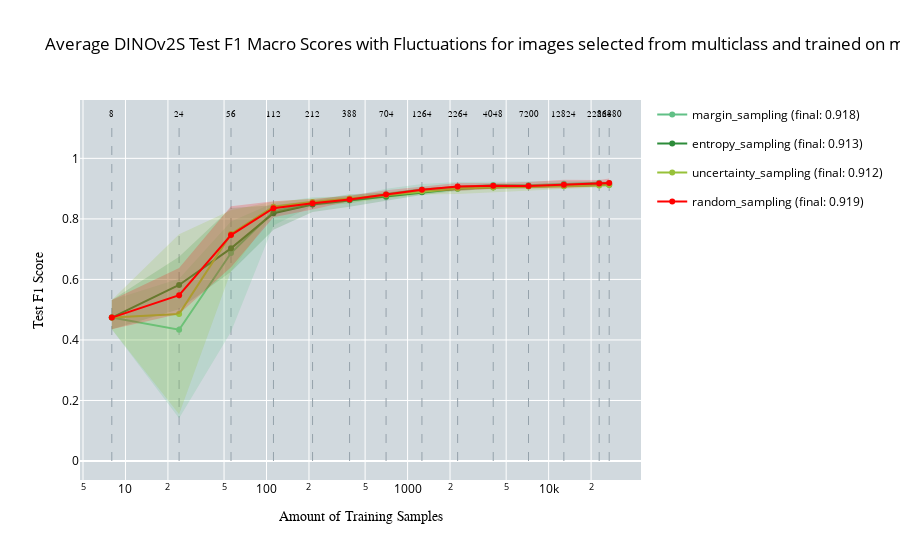

Notebook code for this chart:
### Code cell
import pickle
import numpy as np
import os
import plotly.graph_objects as go

def read_and_average_test_f1(root_folder, run_folders, filename_template, file_indices):
    """
    Reads pickle files for a specific strategy, extracts test F1 scores, and computes their average across runs.
    """
    performance_test_data_all = []

    for run_folder, file_index in zip(run_folders, file_indices):
        pickle_filename = filename_template.format(file_index)  # Dynamically generate filenames
        pickle_path = os.path.join(root_folder, run_folder, pickle_filename)
        
        print(f"Loading pickle file: {pickle_path}")
        with open(pickle_path, 'rb') as pickle_file:
            results = pickle.load(pickle_file)
            performance_test_data_all.append(results["test_f1_scores_macro"])

    # Calculate the average test F1 score across runs
    average_test_f1 = np.mean(performance_test_data_all, axis=0)
    return average_test_f1

def read_test_f1_min_max(root_folder, run_folders, filename_template, file_indices):
    """
    Reads pickle files for a specific strategy, extracts test F1 scores, and computes their min and max across runs.
    """
    performance_test_data_all = []

    for run_folder, file_index in zip(run_folders, file_indices):
        pickle_filename = filename_template.format(file_index)  # Dynamically generate filenames
        pickle_path = os.path.join(root_folder, run_folder, pickle_filename)
        
        print(f"Loading pickle file: {pickle_path}")
        with open(pickle_path, 'rb') as pickle_file:
            results = pickle.load(pickle_file)
            performance_test_data_all.append(results["test_f1_scores_macro"])

    # Convert to a NumPy array for easier computation
    performance_test_data_all = np.array(performance_test_data_all)
    # Calculate min and max F1 scores across runs
    min_f1 = np.min(performance_test_data_all, axis=0)
    max_f1 = np.max(performance_test_data_all, axis=0)

    return min_f1, max_f1

def plot_all_test_performance_with_fluctuations(no_of_samples, performances, min_max_values, strategies, title, x_axes, y_axes):
    """
    Plots the average test F1 scores of multiple strategies with fluctuation ranges shaded.
    """
    fig = go.Figure()
    fig.update_layout(plot_bgcolor='rgb(209, 217, 222)')

    # Add dashed lines for sample numbers and text labels on top of the graph
    samples_text = [str(f) for f in no_of_samples]
    for line, label in zip(no_of_samples, samples_text):
        fig.add_trace(go.Scatter(
            x=[line, line],
            y=[0, 1.12],
            mode='lines',
            line=dict(dash='dash', color='rgb(149, 162, 171)', width=1),
            showlegend=False
        ))

        fig.add_trace(go.Scatter(
            x=[line],
            y=[1.13],
            mode='text',
            marker=dict(size=0),
            text=[label],
            textposition='top center',
            showlegend=False,
            textfont=dict(family='Arial', color='black', size=8.5)
        ))

    # Define the color palette, with random sampling in red and other strategies in different shades of green
    colors = [
        'rgb(97, 192, 134)',  # Green for margin sampling
        'rgb(45, 140, 58)',   # Darker green for entropy sampling
        'rgb(151, 193, 57)',  # Lighter green for uncertainty sampling
        'rgb(255, 0, 0)'      # Red for random sampling
    ]

    # Add traces for each strategy
    for idx, (performance, (min_performance, max_performance), strategy) in enumerate(zip(performances, min_max_values, strategies)):
        # Ensure random sampling is always red
        color = colors[strategies.index(strategy)]
        
        # Add the shaded region (fluctuation range)
        fig.add_trace(go.Scatter(
            x=no_of_samples + no_of_samples[::-1],
            y=list(max_performance) + list(min_performance)[::-1],
            fill='toself',
            fillcolor=color.replace('rgb', 'rgba').replace(')', ',0.2)'),  # Add transparency
            line=dict(width=0),  # No border for shaded region
            showlegend=False,  # Don't show a separate legend entry for the shaded region
            legendgroup=strategy  # Group with the corresponding line
        ))
        
        # Add the average line
        fig.add_trace(go.Scatter(
            x=no_of_samples,
            y=performance,
            name=f"{strategy} (final: {performance[-1]:.3f})",
            marker=dict(color=color),
            textfont=dict(family="Arial", size=11),
            line=dict(width=2),
            legendgroup=strategy  # Group with the shaded region
        ))

    fig.update_layout(
        title_text=str(title),
        legend=dict(font=dict(color='black')),
        title_font_color='black'
    )

    # Set the x-axis to be on a log scale
    fig.update_xaxes(
        title_text=str(x_axes),
        title_font=dict(color="black", family="Arial"),
        tickfont_color='black',
        type="log"
    )

    # Update y-axis for test F1 score
    fig.update_yaxes(
        title_text=str(y_axes),
        title_font=dict(color="black", family="Arial"),
        tickfont_color='black'
    )

    fig.show()

# Define file paths and folders for each strategy
strategies = ['margin_sampling', 'entropy_sampling', 'uncertainty_sampling', 'random_sampling']
root_folders = {
    'margin_sampling': "/home/woody/iwfa/iwfa044h/CleanLab_Test/ActiveLearningApproaches/EOD/DInoS/multilabel_from_multiclass_2/AL/MS",
    'entropy_sampling': "/home/woody/iwfa/iwfa044h/CleanLab_Test/ActiveLearningApproaches/EOD/DInoS/multilabel_from_multiclass_2/AL/ES",
    'uncertainty_sampling': "/home/woody/iwfa/iwfa044h/CleanLab_Test/ActiveLearningApproaches/EOD/DInoS/multilabel_from_multiclass_2/AL/US",
    'random_sampling': "/home/woody/iwfa/iwfa044h/CleanLab_Test/ActiveLearningApproaches/EOD/DInoS/multilabel_from_multiclass_2/RS"
}
run_folders = [f"run{i}" for i in range(1, 6)]
file_indices = [2, 3, 4, 5, 6]  # Corresponding indices for the filenames

# Template for filenames for each strategy
filename_templates = {
    'margin_sampling': "AL_margin_sampling_results_for_multilabel_classification_s4{}.pickle",
    'entropy_sampling': "AL_entropy_sampling_results_for_multilabel_classification_s4{}.pickle",
    'uncertainty_sampling': "AL_uncertainty_sampling_results_for_multilabel_classification_s4{}.pickle",
    'random_sampling': "random_sampling_results_for_multilabel_classification_s4{}.pickle"
}

# Sample counts
no_of_samples = [8, 24, 56, 112, 212, 388, 704, 1264, 2264, 4048, 7200, 12824, 22824, 26880]

# Calculate averages and fluctuation ranges for each strategy
performances = []
min_max_values = []
for strategy in strategies:
    average_f1 = read_and_average_test_f1(
        root_folder=root_folders[strategy],
        run_folders=run_folders,
        filename_template=filename_templates[strategy],
        file_indices=file_indices
    )
    min_f1, max_f1 = read_test_f1_min_max(
        root_folder=root_folders[strategy],
        run_folders=run_folders,
        filename_template=filename_templates[strategy],
        file_indices=file_indices
    )
    performances.append(average_f1)
    min_max_values.append((min_f1, max_f1))

# Plot the results with fluctuation shading
plot_all_test_performance_with_fluctuations(
    no_of_samples, 
    performances, 
    min_max_values, 
    strategies, 
    title="Average DINOv2S Test F1 Macro Scores with Fluctuations for images selected from multiclass and trained on multilabel",
    x_axes="Amount of Training Samples",
    y_axes="Test F1 Score"
)

### Figure 1 — Plotly figure (JSON) as saved in the notebook; plotly's stock layout.template omitted (floating-point values rounded to 4 significant figures)
{"data": [{"line": {"color": "rgb(149, 162, 171)", "dash": "dash", "width": 1}, "mode": "lines", "showlegend": false, "type": "scatter", "x": [8, 8], "y": [0, 1.12]}, {"marker": {"size": 0}, "mode": "text", "showlegend": false, "text": ["8"], "textfont": {"color": "black", "family": "Arial", "size": 8.5}, "textposition": "top center", "type": "scatter", "x": [8], "y": [1.13]}, {"line": {"color": "rgb(149, 162, 171)", "dash": "dash", "width": 1}, "mode": "lines", "showlegend": false, "type": "scatter", "x": [24, 24], "y": [0, 1.12]}, {"marker": {"size": 0}, "mode": "text", "showlegend": false, "text": ["24"], "textfont": {"color": "black", "family": "Arial", "size": 8.5}, "textposition": "top center", "type": "scatter", "x": [24], "y": [1.13]}, {"line": {"color": "rgb(149, 162, 171)", "dash": "dash", "width": 1}, "mode": "lines", "showlegend": false, "type": "scatter", "x": [56, 56], "y": [0, 1.12]}, {"marker": {"size": 0}, "mode": "text", "showlegend": false, "text": ["56"], "textfont": {"color": "black", "family": "Arial", "size": 8.5}, "textposition": "top center", "type": "scatter", "x": [56], "y": [1.13]}, {"line": {"color": "rgb(149, 162, 171)", "dash": "dash", "width": 1}, "mode": "lines", "showlegend": false, "type": "scatter", "x": [112, 112], "y": [0, 1.12]}, {"marker": {"size": 0}, "mode": "text", "showlegend": false, "text": ["112"], "textfont": {"color": "black", "family": "Arial", "size": 8.5}, "textposition": "top center", "type": "scatter", "x": [112], "y": [1.13]}, {"line": {"color": "rgb(149, 162, 171)", "dash": "dash", "width": 1}, "mode": "lines", "showlegend": false, "type": "scatter", "x": [212, 212], "y": [0, 1.12]}, {"marker": {"size": 0}, "mode": "text", "showlegend": false, "text": ["212"], "textfont": {"color": "black", "family": "Arial", "size": 8.5}, "textposition": "top center", "type": "scatter", "x": [212], "y": [1.13]}, {"line": {"color": "rgb(149, 162, 171)", "dash": "dash", "width": 1}, "mode": "lines", "showlegend": false, "type": "scatter", "x": [388, 388], "y": [0, 1.12]}, {"marker": {"size": 0}, "mode": "text", "showlegend": false, "text": ["388"], "textfont": {"color": "black", "family": "Arial", "size": 8.5}, "textposition": "top center", "type": "scatter", "x": [388], "y": [1.13]}, {"line": {"color": "rgb(149, 162, 171)", "dash": "dash", "width": 1}, "mode": "lines", "showlegend": false, "type": "scatter", "x": [704, 704], "y": [0, 1.12]}, {"marker": {"size": 0}, "mode": "text", "showlegend": false, "text": ["704"], "textfont": {"color": "black", "family": "Arial", "size": 8.5}, "textposition": "top center", "type": "scatter", "x": [704], "y": [1.13]}, {"line": {"color": "rgb(149, 162, 171)", "dash": "dash", "width": 1}, "mode": "lines", "showlegend": false, "type": "scatter", "x": [1264, 1264], "y": [0, 1.12]}, {"marker": {"size": 0}, "mode": "text", "showlegend": false, "text": ["1264"], "textfont": {"color": "black", "family": "Arial", "size": 8.5}, "textposition": "top center", "type": "scatter", "x": [1264], "y": [1.13]}, {"line": {"color": "rgb(149, 162, 171)", "dash": "dash", "width": 1}, "mode": "lines", "showlegend": false, "type": "scatter", "x": [2264, 2264], "y": [0, 1.12]}, {"marker": {"size": 0}, "mode": "text", "showlegend": false, "text": ["2264"], "textfont": {"color": "black", "family": "Arial", "size": 8.5}, "textposition": "top center", "type": "scatter", "x": [2264], "y": [1.13]}, {"line": {"color": "rgb(149, 162, 171)", "dash": "dash", "width": 1}, "mode": "lines", "showlegend": false, "type": "scatter", "x": [4048, 4048], "y": [0, 1.12]}, {"marker": {"size": 0}, "mode": "text", "showlegend": false, "text": ["4048"], "textfont": {"color": "black", "family": "Arial", "size": 8.5}, "textposition": "top center", "type": "scatter", "x": [4048], "y": [1.13]}, {"line": {"color": "rgb(149, 162, 171)", "dash": "dash", "width": 1}, "mode": "lines", "showlegend": false, "type": "scatter", "x": [7200, 7200], "y": [0, 1.12]}, {"marker": {"size": 0}, "mode": "text", "showlegend": false, "text": ["7200"], "textfont": {"color": "black", "family": "Arial", "size": 8.5}, "textposition": "top center", "type": "scatter", "x": [7200], "y": [1.13]}, {"line": {"color": "rgb(149, 162, 171)", "dash": "dash", "width": 1}, "mode": "lines", "showlegend": false, "type": "scatter", "x": [12824, 12824], "y": [0, 1.12]}, {"marker": {"size": 0}, "mode": "text", "showlegend": false, "text": ["12824"], "textfont": {"color": "black", "family": "Arial", "size": 8.5}, "textposition": "top center", "type": "scatter", "x": [12824], "y": [1.13]}, {"line": {"color": "rgb(149, 162, 171)", "dash": "dash", "width": 1}, "mode": "lines", "showlegend": false, "type": "scatter", "x": [22824, 22824], "y": [0, 1.12]}, {"marker": {"size": 0}, "mode": "text", "showlegend": false, "text": ["22824"], "textfont": {"color": "black", "family": "Arial", "size": 8.5}, "textposition": "top center", "type": "scatter", "x": [22824], "y": [1.13]}, {"line": {"color": "rgb(149, 162, 171)", "dash": "dash", "width": 1}, "mode": "lines", "showlegend": false, "type": "scatter", "x": [26880, 26880], "y": [0, 1.12]}, {"marker": {"size": 0}, "mode": "text", "showlegend": false, "text": ["26880"], "textfont": {"color": "black", "family": "Arial", "size": 8.5}, "textposition": "top center", "type": "scatter", "x": [26880], "y": [1.13]}, {"fill": "toself", "fillcolor": "rgba(97, 192, 134,0.2)", "legendgroup": "margin_sampling", "line": {"width": 0}, "showlegend": false, "type": "scatter", "x": [8, 24, 56, 112, 212, 388, 704, 1264, 2264, 4048, 7200, 12824, 22824, 26880, 26880, 22824, 12824, 7200, 4048, 2264, 1264, 704, 388, 212, 112, 56, 24, 8], "y": [0.5318, 0.6018, 0.7912, 0.8521, 0.8719, 0.8748, 0.8997, 0.9149, 0.922, 0.9235, 0.9249, 0.9251, 0.9249, 0.9233, 0.9135, 0.9125, 0.9063, 0.8993, 0.9, 0.895, 0.8832, 0.8742, 0.8506, 0.8425, 0.7779, 0.427, 0.1411, 0.4351]}, {"legendgroup": "margin_sampling", "line": {"width": 2}, "marker": {"color": "rgb(97, 192, 134)"}, "name": "margin_sampling (final: 0.918)", "textfont": {"family": "Arial", "size": 11}, "type": "scatter", "x": [8, 24, 56, 112, 212, 388, 704, 1264, 2264, 4048, 7200, 12824, 22824, 26880], "y": [0.4739, 0.4337, 0.6871, 0.8245, 0.8529, 0.8629, 0.8816, 0.8971, 0.9049, 0.9117, 0.9115, 0.9163, 0.9193, 0.9179]}, {"fill": "toself", "fillcolor": "rgba(45, 140, 58,0.2)", "legendgroup": "entropy_sampling", "line": {"width": 0}, "showlegend": false, "type": "scatter", "x": [8, 24, 56, 112, 212, 388, 704, 1264, 2264, 4048, 7200, 12824, 22824, 26880, 26880, 22824, 12824, 7200, 4048, 2264, 1264, 704, 388, 212, 112, 56, 24, 8], "y": [0.5318, 0.6745, 0.8357, 0.8447, 0.8608, 0.8813, 0.8865, 0.9021, 0.9078, 0.91, 0.9126, 0.9124, 0.9166, 0.9194, 0.9069, 0.9108, 0.9065, 0.9052, 0.9001, 0.8924, 0.879, 0.86, 0.8401, 0.823, 0.7644, 0.6253, 0.5016, 0.4351]}, {"legendgroup": "entropy_sampling", "line": {"width": 2}, "marker": {"color": "rgb(45, 140, 58)"}, "name": "entropy_sampling (final: 0.913)", "textfont": {"family": "Arial", "size": 11}, "type": "scatter", "x": [8, 24, 56, 112, 212, 388, 704, 1264, 2264, 4048, 7200, 12824, 22824, 26880], "y": [0.4739, 0.5816, 0.7026, 0.8189, 0.8474, 0.8612, 0.8734, 0.8879, 0.8993, 0.9049, 0.9076, 0.9094, 0.9136, 0.9126]}, {"fill": "toself", "fillcolor": "rgba(151, 193, 57,0.2)", "legendgroup": "uncertainty_sampling", "line": {"width": 0}, "showlegend": false, "type": "scatter", "x": [8, 24, 56, 112, 212, 388, 704, 1264, 2264, 4048, 7200, 12824, 22824, 26880, 26880, 22824, 12824, 7200, 4048, 2264, 1264, 704, 388, 212, 112, 56, 24, 8], "y": [0.5318, 0.7495, 0.8283, 0.8576, 0.8676, 0.876, 0.8876, 0.8973, 0.9106, 0.9122, 0.9163, 0.9162, 0.9182, 0.9199, 0.9061, 0.9034, 0.8988, 0.8938, 0.8872, 0.8821, 0.8805, 0.8658, 0.8527, 0.8435, 0.8192, 0.6269, 0.1542, 0.4351]}, {"legendgroup": "uncertainty_sampling", "line": {"width": 2}, "marker": {"color": "rgb(151, 193, 57)"}, "name": "uncertainty_sampling (final: 0.912)", "textfont": {"family": "Arial", "size": 11}, "type": "scatter", "x": [8, 24, 56, 112, 212, 388, 704, 1264, 2264, 4048, 7200, 12824, 22824, 26880], "y": [0.4739, 0.4857, 0.7504, 0.8398, 0.8557, 0.8672, 0.8787, 0.891, 0.9001, 0.904, 0.9071, 0.908, 0.9105, 0.9115]}, {"fill": "toself", "fillcolor": "rgba(255, 0, 0,0.2)", "legendgroup": "random_sampling", "line": {"width": 0}, "showlegend": false, "type": "scatter", "x": [8, 24, 56, 112, 212, 388, 704, 1264, 2264, 4048, 7200, 12824, 22824, 26880, 26880, 22824, 12824, 7200, 4048, 2264, 1264, 704, 388, 212, 112, 56, 24, 8], "y": [0.5318, 0.6375, 0.8415, 0.8579, 0.8655, 0.8761, 0.8942, 0.907, 0.9183, 0.9187, 0.9219, 0.9293, 0.9285, 0.9332, 0.9122, 0.9078, 0.9009, 0.9005, 0.8987, 0.893, 0.8915, 0.8735, 0.8579, 0.8312, 0.8054, 0.6405, 0.4859, 0.4351]}, {"legendgroup": "random_sampling", "line": {"width": 2}, "marker": {"color": "rgb(255, 0, 0)"}, "name": "random_sampling (final: 0.919)", "textfont": {"family": "Arial", "size": 11}, "type": "scatter", "x": [8, 24, 56, 112, 212, 388, 704, 1264, 2264, 4048, 7200, 12824, 22824, 26880], "y": [0.4739, 0.548, 0.7463, 0.8352, 0.8518, 0.8643, 0.8806, 0.8964, 0.9068, 0.9091, 0.9086, 0.9127, 0.917, 0.9187]}], "layout": {"legend": {"font": {"color": "black"}}, "plot_bgcolor": "rgb(209, 217, 222)", "title": {"font": {"color": "black"}, "text": "Average DINOv2S Test F1 Macro Scores with Fluctuations for images selected from multiclass and trained on multilabel"}, "xaxis": {"tickfont": {"color": "black"}, "title": {"font": {"color": "black", "family": "Arial"}, "text": "Amount of Training Samples"}, "type": "log"}, "yaxis": {"tickfont": {"color": "black"}, "title": {"font": {"color": "black", "family": "Arial"}, "text": "Test F1 Score"}}}}
